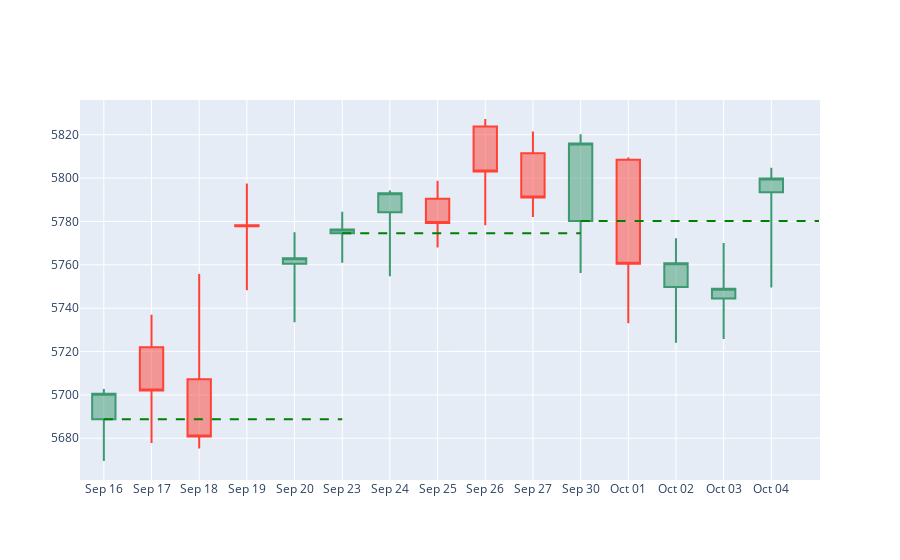

Notebook cell for this chart:
### Code cell
plot(df_rth)

### Figure 1 — Plotly figure (JSON) as saved in the notebook; plotly's stock layout.template omitted (floating-point values rounded to 4 significant figures)
{"data": [{"close": [5700.0, 5702, 5681.0, 5778.0, 5763, 5776.0, 5793, 5779.0, 5803, 5791, 5816, 5760.0, 5761.0, 5749, 5800.0], "high": [5703.0, 5737, 5756.0, 5798.0, 5775, 5784.0, 5794.0, 5799.0, 5827.0, 5822.0, 5820.0, 5810.0, 5772.0, 5770, 5805.0], "low": [5670.0, 5678.0, 5675.0, 5748.0, 5734.0, 5761, 5755.0, 5768, 5778.0, 5782, 5756.0, 5733, 5724, 5726.0, 5750.0], "open": [5689.0, 5722, 5707.0, 5778.0, 5760.0, 5774.0, 5784.0, 5790.0, 5824.0, 5812.0, 5780.0, 5808.0, 5750.0, 5744.0, 5794.0], "type": "candlestick", "x": ["Sep 16", "Sep 17", "Sep 18", "Sep 19", "Sep 20", "Sep 23", "Sep 24", "Sep 25", "Sep 26", "Sep 27", "Sep 30", "Oct 01", "Oct 02", "Oct 03", "Oct 04"]}], "layout": {"autosize": true, "shapes": [{"line": {"color": "green", "dash": "dash"}, "type": "line", "x0": 0, "x1": 5, "y0": 5689.0, "y1": 5689.0}, {"line": {"color": "green", "dash": "dash"}, "type": "line", "x0": 5, "x1": 10, "y0": 5774.0, "y1": 5774.0}, {"line": {"color": "green", "dash": "dash"}, "type": "line", "x0": 10, "x1": 15, "y0": 5780.0, "y1": 5780.0}], "xaxis": {"autorange": true, "range": [-0.5, 15.02], "rangeslider": {"visible": false, "yaxis": {}}, "type": "category"}, "yaxis": {"autorange": true, "range": [5661.0, 5836.0]}}}
